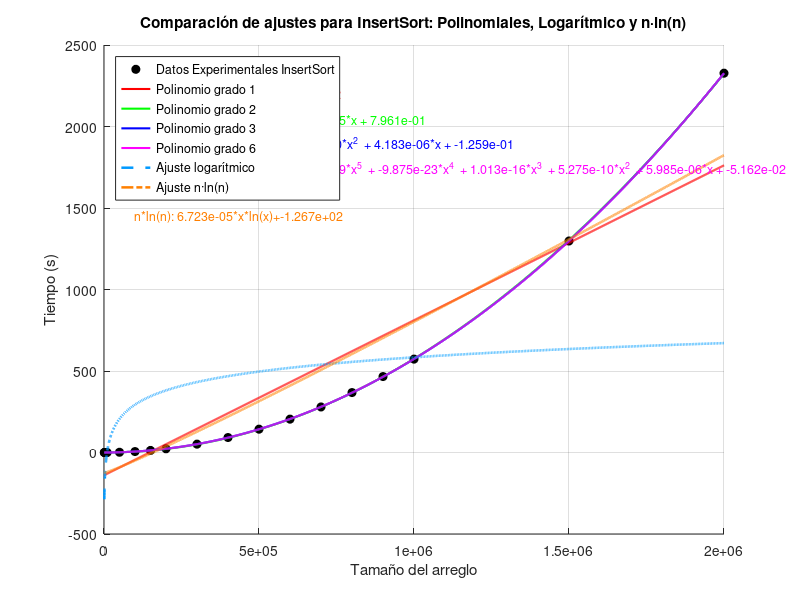

This figure's MATLAB source:
%% COMPARACIÓN DE AJUSTES: POLINOMIAL, LOGARÍTMICO Y n·ln(n) CON ECUACIONES
clear; clc; close all;

%% VALORES DE X
x = [1000
2000
3000
4000
5000
8000
10000
50000
100000
150000
200000
300000
400000
500000
600000
700000
800000
900000
1000000
1500000
2000000];

%% VALORES DE Y = F(x) EN SEGUNDOS
y = [0.000700951
0.002804995
0.007176876
0.012371063
0.015552998
0.041370869
0.060792923
1.491773844
5.795691013
12.68989897
23.03290796
51.22727704
91.89883208
143.0339098
204.5415111
279.370832
367.702287
465.8967299
572.860497
1297.592167
2326.976099
];

%% CONFIGURACIÓN DE AJUSTES POLINOMIALES
grados = [1, 2, 3, 6];             % Grados polinomiales
colors = ['r', 'g', 'b', 'm'];     % Colores para polinomios
linewidths = 1.5;

%% ESPACIO DE EVALUACIÓN
xi = linspace(min(x), max(x), 10000);

%% FIGURA PRINCIPAL
figure('Units','normalized','Position',[0.1 0.1 0.7 0.6]);
hold on;

% PUNTOS EXPERIMENTALES
plot(x, y, 'ko', 'MarkerFaceColor', 'k', 'DisplayName', 'Datos Experimentales InsertSort');

% AJUSTES POLINOMIALES
for i = 1:length(grados)
    grado = grados(i);
    p = polyfit(x, y, grado);
    z = polyval(p, xi);
    
    plot(xi, z, colors(i), 'LineWidth', linewidths, 'DisplayName', sprintf('Polinomio grado %d', grado));
    
    % Mostrar ecuación sobre la gráfica
    func_str = sprintf('Grado %d: ', grado);
    for j = 1:length(p)
        exp = length(p) - j;
        if exp == 0
            func_str = [func_str, sprintf('+ %.3e', p(j))];
        elseif exp == 1
            func_str = [func_str, sprintf(' + %.3e*x ', p(j))];
        else
            func_str = [func_str, sprintf(' + %.3e*x^%d ', p(j), exp)];
        end
    end
    text(0.05, 0.9 - (i-1)*0.05, func_str, 'Units','normalized', 'Color', colors(i), 'FontSize',9);
end

% AJUSTE LOGARÍTMICO
p_log = polyfit(log(x), y, 1);
a = p_log(1); c = p_log(2);
z_log = polyval(p_log, log(xi));
plot(xi, z_log, '--', 'Color', [0 0.6 1], 'LineWidth', 1.8, 'DisplayName', 'Ajuste logarítmico');

% Ecuación logarítmica sobre la gráfica
text(0.05, 0.9 - length(grados)*0.05, ...
    sprintf('Log: %.3e*ln(x)+%.3e', a, c), 'Units','normalized', 'Color',[0 0.6 1], 'FontSize',9);

% AJUSTE n·ln(n)
p_nlogn = polyfit(x .* log(x), y, 1);
b = p_nlogn(1); d = p_nlogn(2);
z_nlogn = polyval(p_nlogn, xi .* log(xi));
plot(xi, z_nlogn, '-.', 'Color', [1 0.5 0], 'LineWidth', 1.8, 'DisplayName', 'Ajuste n·ln(n)');

% Ecuación n*ln(n) sobre la gráfica
text(0.05, 0.9 - (length(grados)+1)*0.05, ...
    sprintf('n*ln(n): %.3e*x*ln(x)+%.3e', b, d), 'Units','normalized', 'Color',[1 0.5 0], 'FontSize',9);

% CONFIGURACIÓN FINAL
grid on;
xlabel('Tamaño del arreglo');
ylabel('Tiempo (s)');
title('Comparación de ajustes para InsertSort: Polinomiales, Logarítmico y n·ln(n)');
legend('Location', 'northwest');
%set(gca, 'XScale', 'log');
hold off;